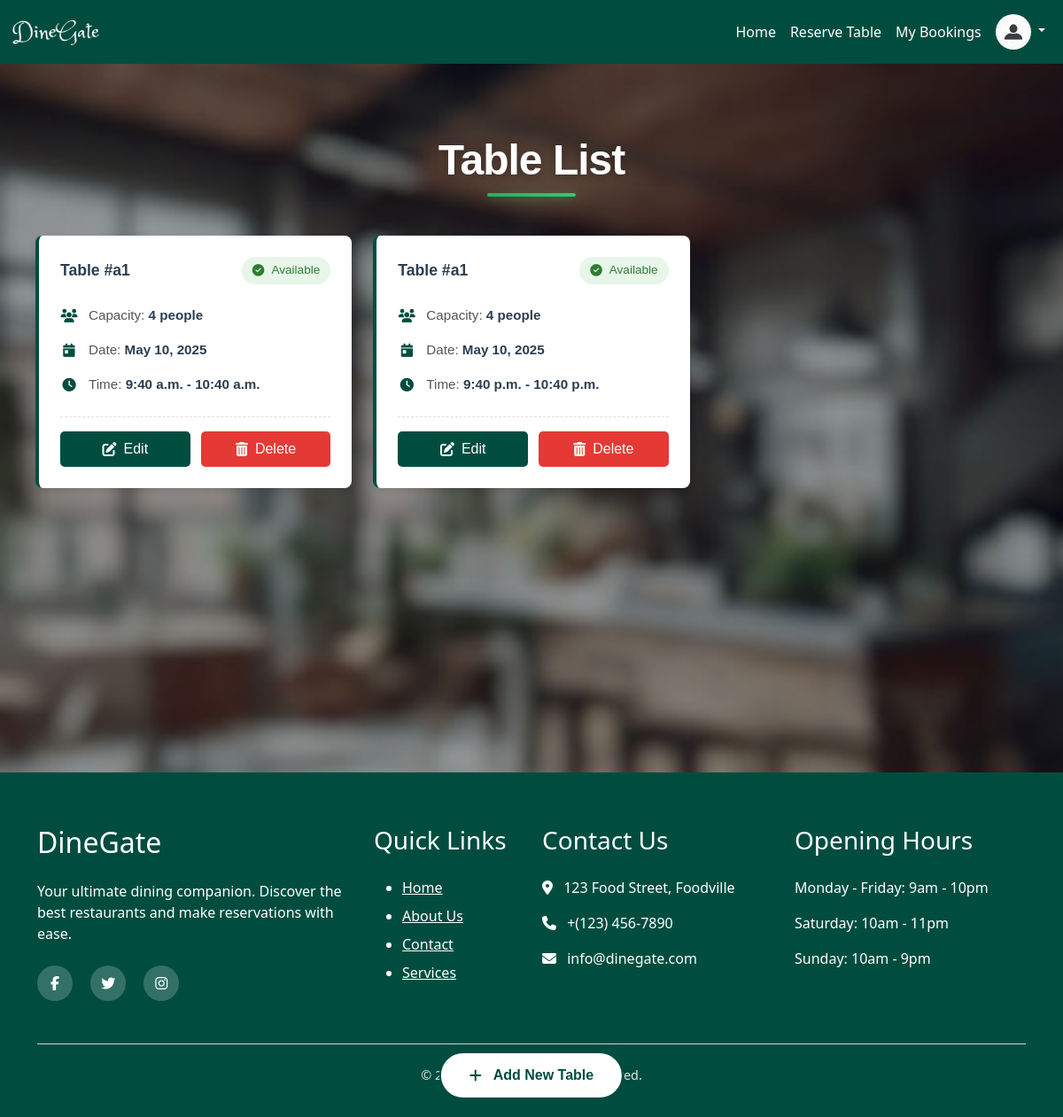
The app's page /view_table_list_for_restaurant_owner/1/ (signed in) with its own data.
### reservation/models.py (models this page shows, shortened)
class Table_list(models.Model):
    restaurant=models.ForeignKey(Restaurant ,on_delete=models.CASCADE)
    table_no=models.CharField(max_length=100,blank=True,null=True)
    date=models.DateField(blank=True,null=True)
    start_time=models.TimeField(blank=True,null=True)
    end_time=models.TimeField(blank=True,null=True)
    no_of_people=models.IntegerField(blank=True,null=True)
    is_available = models.BooleanField(default=True)
    class Meta:
        unique_together = ('restaurant', 'table_no', 'date', 'start_time', 'end_time')

### reservation/views.py (the view)
# urls.py: path('view_table_list_for_restaurant_owner/<int:id>/',rv_views.view_table_list_for_restaurant_owner,name='view_table_list_for_restaurant_owner'),
def view_table_list_for_restaurant_owner(request, id):
    restaurant = Restaurant.objects.get(pk=id)
    tables = Table_list.objects.filter(restaurant=restaurant)
    now = timezone.now()
    today = now.date()
    current_time = now.time()
    print(f"Today: {today}, Current Time: {current_time}")
    future_tables = []
    for t in tables:
        print(f"Checking table {t.table_no}: date={t.date}, start={t.start_time}, end={t.end_time}")
        if t.date > today:
            future_tables.append(t)
        elif t.date == today and t.end_time > current_time:
            future_tables.append(t)
    return render(request, 'reservation/view_table_list_for_restaurant_owner.html', {
        'table': future_tables,
        'restaurant': restaurant
    })

### account/context_processors.py (called while the page is built)
def user_role(request):
    user = None
    role = None
    if request.session.get('user_id'):
        try:
            user = CustomerUser.objects.get(id=request.session['user_id'])
            role = 'customer'
        except CustomerUser.DoesNotExist:
            pass
    elif request.session.get('restaurant_id'):
        try:
            user = Restaurant.objects.get(id=request.session['restaurant_id'])
            role = 'restaurant'
        except Restaurant.DoesNotExist:
            pass
    return {
        'logged_user': user,
        'logged_role': role,
    }

### template/reservation/view_table_list_for_restaurant_owner.html
{% extends 'base.html' %}
{% load static %}
{% block content %}
<div style="
    background: linear-gradient(rgba(0, 0, 0, 0.3), rgba(0, 0, 0, 0.3)),
                url('{% static 'images/back2.jpg' %}') no-repeat center center fixed;
    background-size: cover;
    min-height: 100vh;
    padding: 3rem 1rem;">
<div class="table-management-system">
 <div class="menu-content-box">
        <div class="menu-page-header">
            <h1 class="menu-page-title">Table List</h1>
        </div>
    </div>
  <div class="table-list-container">
    {% if table %}
    <div class="table-list">
      {% for t in table %}
      <div class="table-card">
        <div class="table-card-header">
          <span class="table-number">Table #{{ t.table_no }}</span>
          <span class="table-status-badge {% if t.is_available %}available{% else %}reserved{% endif %}">
            {% if t.is_available %}<i class="fas fa-check-circle"></i> Available{% else %}<i class="fas fa-times-circle"></i> Reserved{% endif %}
          </span>
        </div>
        <div class="table-card-details">
          <div class="table-detail-row">
            <i class="fas fa-users"></i>
            <span>Capacity: <strong>{{ t.no_of_people }} people</strong></span>
          </div>
          <div class="table-detail-row">
            <i class="fas fa-calendar-day"></i>
            <span>Date: <strong>{{ t.date }}</strong></span>
          </div>
          <div class="table-detail-row">
            <i class="fas fa-clock"></i>
            <span>Time: <strong>{{ t.start_time }} - {{ t.end_time }}</strong></span>
          </div>
        </div>
        <div class="table-card-actions">
          <a href="{% url 'edit_table_list_for_restaurant_owner' t.id %}" class="table-btn-edit">
            <i class="fas fa-edit"></i> Edit
          </a>
          <a href="{% url 'confirm_delete_table' t.id %}" class="table-btn-delete">
            <i class="fas fa-trash-alt"></i> Delete
          </a>
        </div>
      </div>
      {% endfor %}
    </div>
    {% else %}
    <div class="table-empty-state">
      <i class="fas fa-table"></i>
      <h3>No Tables Found</h3>
      <p>You haven't added any tables yet. Create your first table to get started.</p>
    </div>
    {% endif %}
  </div>
  <a href="{% url 'add_table_list_for_restaurant_owner' restaurant.id %}" class="table-btn-add">
    <i class="fas fa-plus"></i> Add New Table
  </a>
</div></div>
{% endblock %}

### static/css/style.css (style rules this page uses)
body { font-family: 'Poppins', sans-serif; margin: 0; padding: 0; color: #333; line-height: 1.6; }
a { text-decoration: none; transition: all 0.3s ease; }
.menu-content-box { max-width: 1200px; margin: 0 auto 2rem; padding: 0 1rem; text-align: center; }
.menu-page-header { margin-bottom: 2.5rem; animation: fadeInDown 0.8s ease; }
.menu-page-title { font-size: 3rem; color: white; font-weight: 600; margin-bottom: 1rem; letter-spacing: -1px; text-shadow: 0 2px 10px rgba(0,0,0,0.3); position: relative; display: inline-block; font-family: 'Poppins', sans-serif; }
.menu-page-title::after { content: ''; position: absolute; bottom: -12px; left: 50%; transform: translateX(-50%); width: 100px; height: 4px; background: linear-gradient(90deg, #27ae60, #2ecc71); border-radius: 3px; box-shadow: 0 2px 10px rgba(39, 174, 96, 0.4); }
.table-management-system { max-width: 1200px; margin: 2rem auto; padding: 0 1.5rem; font-family: 'Poppins', sans-serif; }
.table-list { display: grid; grid-template-columns: repeat(auto-fill, minmax(300px, 1fr)); gap: 1.5rem; }
.table-card { background: white; border-radius: 8px; padding: 1.5rem; box-shadow: 0 2px 8px rgba(0, 0, 0, 0.08); transition: all 0.3s ease; border-left: 4px solid #004D40; }
.table-card-header { display: flex; justify-content: space-between; align-items: center; margin-bottom: 1rem; }
.table-number { font-weight: 600; font-size: 1.1rem; color: #2c3e50; }
.table-status-badge { padding: 0.35rem 0.75rem; border-radius: 20px; font-size: 0.85rem; font-weight: 500; display: flex; align-items: center; gap: 0.5rem; }
.table-status-badge.available { background-color: #e8f5e9; color: #2e7d32; }
.table-card-details { margin: 1.5rem 0; }
.table-detail-row { display: flex; align-items: center; gap: 0.75rem; margin-bottom: 1rem; font-size: 0.95rem; }
.table-detail-row i { color: #004D40; width: 20px; text-align: center; }
.table-detail-row span { color: #555; }
.table-detail-row strong { color: #2c3e50; }
.table-card-actions { display: flex; gap: 0.75rem; padding-top: 1rem; margin-top: 1rem; border-top: 1px dashed #e0e0e0; }
.table-btn-edit, .table-btn-delete { padding: 0.5rem 1rem; border-radius: 5px; text-decoration: none; font-weight: 500; display: flex; align-items: center; gap: 0.5rem; transition: all 0.2s ease; flex: 1; justify-content: center; }
.table-btn-edit { background-color: #004D40; color: white; }
.table-btn-delete { background-color: #e53935; color: white; }
.table-btn-add { position: fixed; bottom: 20px; left: 50%; transform: translateX(-50%); z-index: 1000; background-color: white; color: #004D40; padding: 0.8rem 2rem; border-radius: 50px; font-weight: 600; text-decoration: none; display: inline-flex; align-items: center; gap: 0.8rem; border: 2px solid #004D40; box-shadow: 0 4px 15px rgba(0, 77, 64, 0.3); transition: all 0.3s ease; }

### records on screen
Table_list: table_no "a1", is_available True (drawn), no_of_people "4", date "May 10, 2025", start_time "9:40 a.m.", end_time "10:40 a.m."
Table_list: table_no "a1", is_available True (drawn), no_of_people "4", date "May 10, 2025", start_time "9:40 p.m.", end_time "10:40 p.m."
